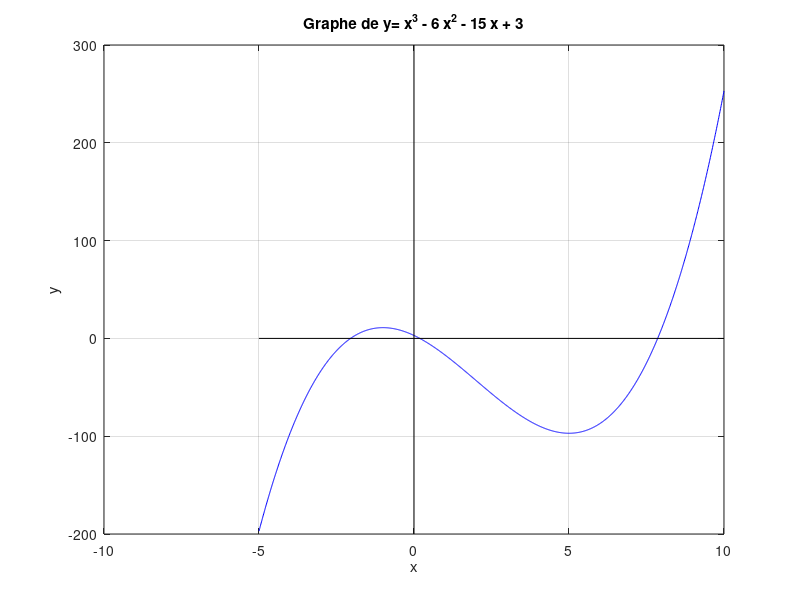

The MATLAB script that drew this image:
clf

x=-5:0.01:10;
y= x.^3 - 6*x.^2 - 15*x + 3;
plot(x,y,'b')

hold on
grid on
xlabel('x')
ylabel('y');
title('Graphe de y= x^3 - 6 x^2 - 15 x + 3')

% x axis
x=linspace(-5,10,2);
y=0*x;
plot(x,y,'k')

% y axis
y=linspace(-200,300,2);
x=0*y;
plot(x,y,'k')
